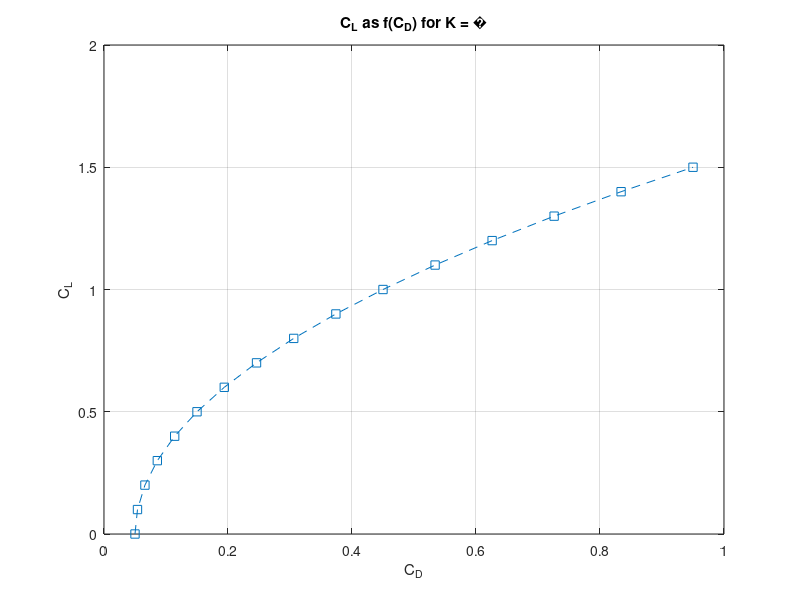
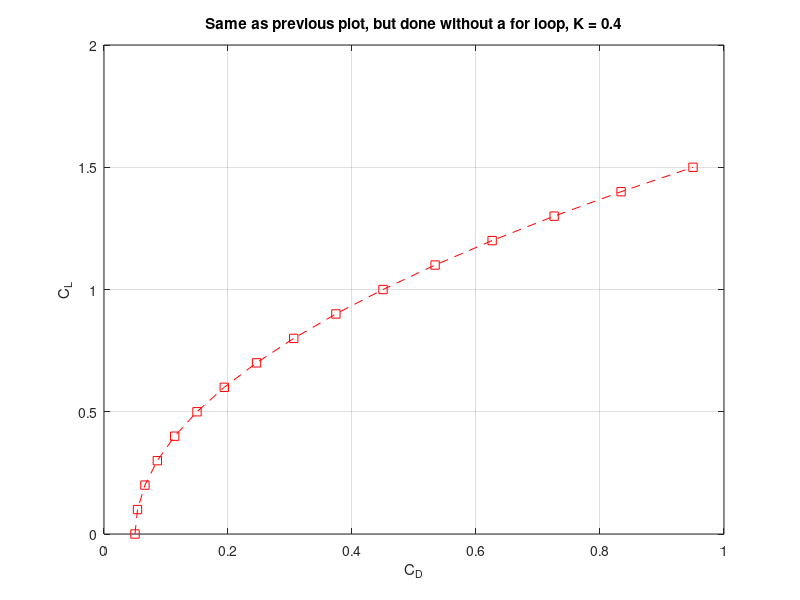
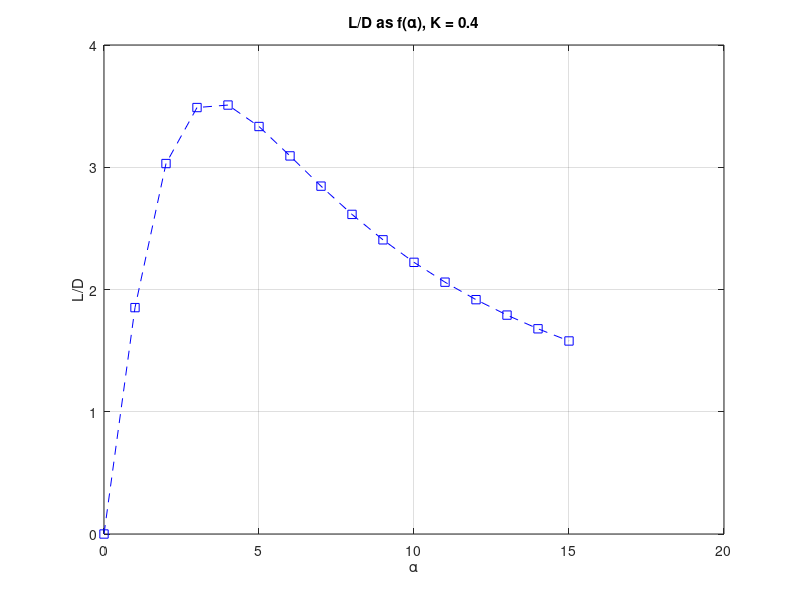
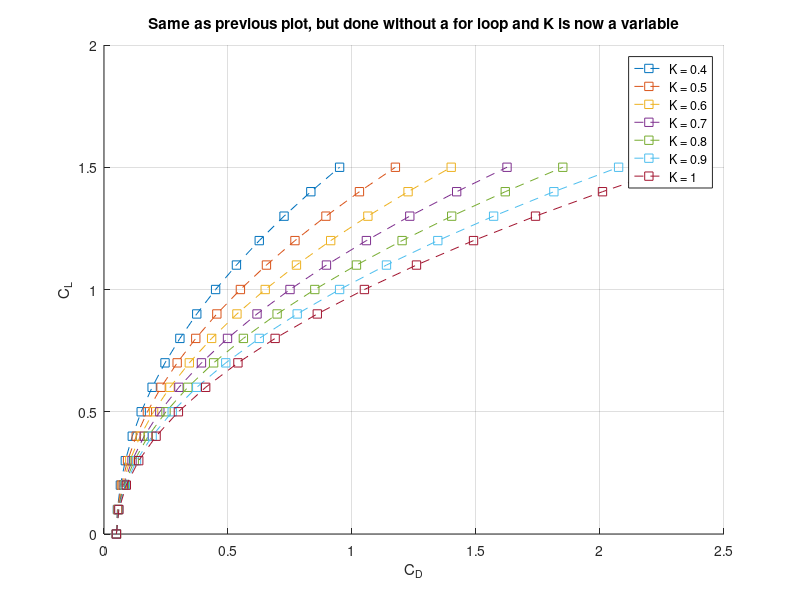

Write the MATLAB code that produced these figures, in order. (Note: this script raises an error after producing the figures.)
% script written for demo to class

% clear all variables, clear command window, close all objects
clear all; clc; close all

% define Cd0
Cd0 = 0.05;

% define CL and K
CL = [0:0.1:1.5];
K = 0.4;

% calculate CD
for ii=1:length(CL)
    CD(ii) = Cd0 + K*CL(ii)^2;
end

% make plot
figure
plot(CD,CL,'s--')
grid on
ylabel('C_L')

%First issue was label being misspelled.

xlabel('C_D')
title(['C_L as f(C_D) for K = ', K])

%% Redo the same calculations without using a for loop
clear
% define Cd0
Cd0 = 0.05;

% define CL and K
CL = [0:0.1:1.5];
K = 0.4;

% calculate CD
CD = Cd0 + K*CL.^2;

%Had to add period after CL in equation so it would be actually modifying
%the elements of the vector as it is supposed to.

% make plot
figure
plot(CD,CL,'rs--')
grid on
ylabel('C_L')
xlabel('C_D')
title(['Same as previous plot, but done without a for loop, K = ', num2str(K)])
% define the angles of attack for which CL was defined
CLalpha = 10;

alpha = CL*CLalpha;

% make plot
figure
plot(alpha, CL./CD,'bs--')
grid on
ylabel('L/D')
xlabel('\alpha')
title(['L/D as f(\alpha), K = ',num2str(K)])

%% clear everything and redo L/D calculations for several K values
% clear

%Removed an unnecessary pause.

% define Cd0
Cd0 = 0.05;

% define CL and K
CL = [0:0.1:1.5];
K =  [0.4:0.1:1];


% calculate CD
figure
for jj=1:length(K)
CD = Cd0 + K(jj)*CL.^2;
hold on
plot(CD,CL','s--')
grid on
ylabel('C_L')
xlabel('C_D')
title(...
    ['Same as previous plot, but done without a for loop and K is now a variable'])
end

%Had to create a for loop and add a period after CL, plus add the hold on
%and other plot/label/title/etc. stuff into loop to get plot to function
%correctly.

% make plot


% build legend
for ii = 1:length(K)
    legendEntry{ii} = ['K = ',num2str(K(ii))];
end
legend(legendEntry)

% define the angles of attack for which CL was defined
CLalpha = 10;

alpha = CL*CLalpha;

% make plot
figure
plot(alpha, CL./CD,'s--')
grid on
ylabel('L/D')
xlabel('\alpha')
title(['L/D as f(\alpha) for various K valus'])

%Removed a final legend(legendentry) that was not only misspelled but also
%unnecessary.

%% learn how to step into a function.  What must you send into this...
% funciton to be done?
myAssignment = isover(true); % ??
